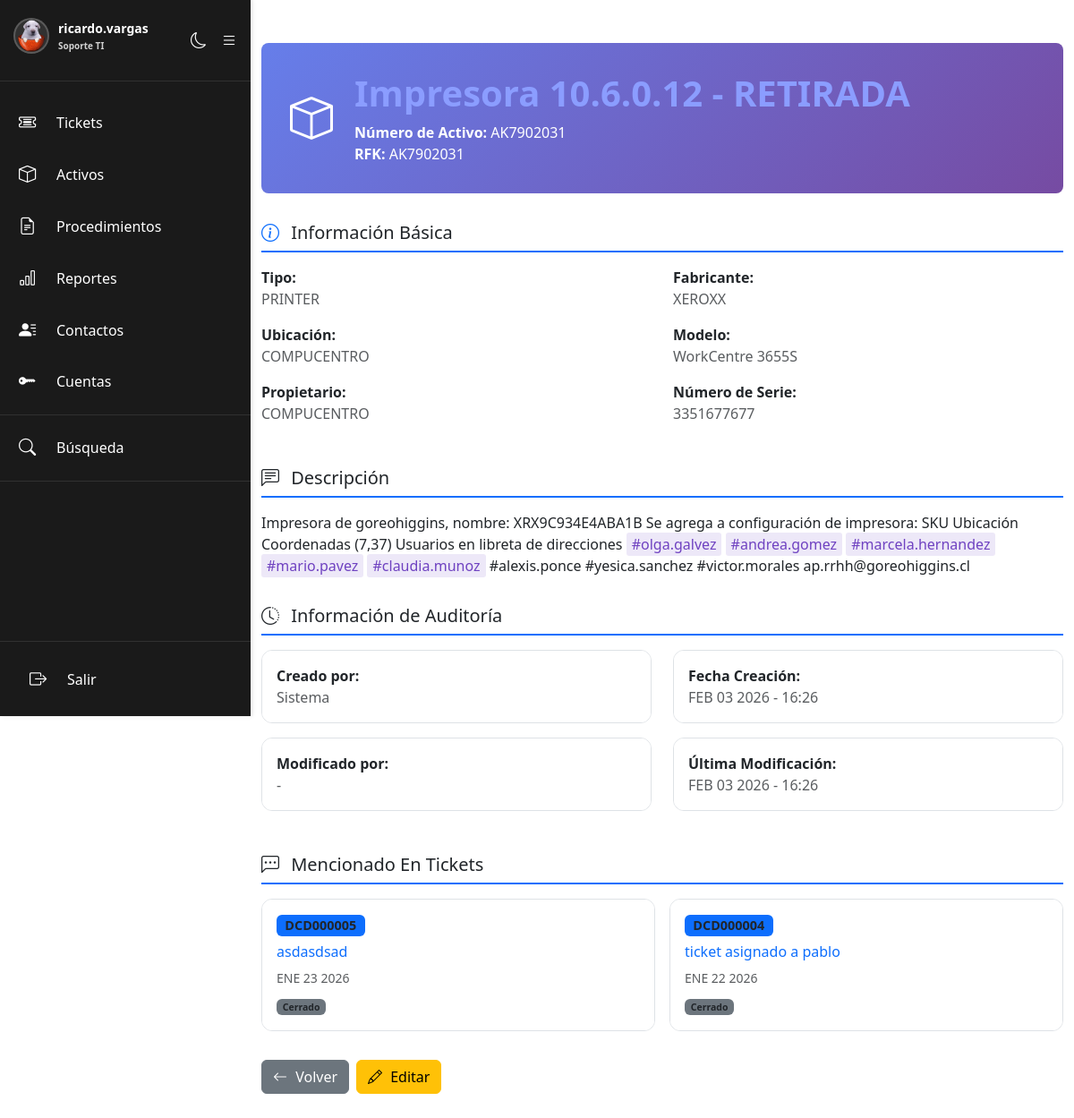
Screenshot of /ver_activo.php?id=1 (signed in) with the database file from the repository.
### tables this page shows
CREATE TABLE `users` (
  `id` int(11) NOT NULL AUTO_INCREMENT,
  `nombre_completo` varchar(255) DEFAULT NULL,
  `username` varchar(50) NOT NULL,
  `password` varchar(255) NOT NULL,
  `foto_perfil` varchar(255) DEFAULT NULL,
  `role` varchar(20) DEFAULT 'viewer',
  `created_at` datetime DEFAULT current_timestamp(),
  `necesita_cambiar_password` tinyint(1) DEFAULT 0,
  `email` varchar(255) DEFAULT NULL,
  `numero_telefono` varchar(20) NOT NULL,
  `dpto_division` varchar(255) DEFAULT NULL,
  PRIMARY KEY (`id`),
  UNIQUE KEY `username` (`username`)
);

CREATE TABLE `activos` (
  `id` int(10) unsigned NOT NULL AUTO_INCREMENT,
  `rfk` varchar(20) NOT NULL,
  `titulo` varchar(255) NOT NULL,
  `usuario_creado_por` varchar(255) DEFAULT NULL,
  `fecha_creacion` timestamp NOT NULL DEFAULT current_timestamp(),
  `usuario_modificado_por` varchar(255) DEFAULT NULL,
  `fecha_ultima_modificacion` timestamp NOT NULL DEFAULT current_timestamp() ON UPDATE current_timestamp(),
  `descripcion` text DEFAULT NULL,
  `propietario` varchar(150) DEFAULT NULL,
  `tipo` varchar(100) DEFAULT NULL,
  `fabricante` varchar(150) DEFAULT NULL,
  `modelo` varchar(150) DEFAULT NULL,
  `serie` varchar(150) DEFAULT NULL,
  `ubicacion` varchar(150) DEFAULT NULL,
  `fallas_activas` text DEFAULT NULL,
  PRIMARY KEY (`id`),
  UNIQUE KEY `uk_rfk` (`rfk`)
);

CREATE TABLE `tickets` (
  `id` int(11) NOT NULL AUTO_INCREMENT,
  `ticket_padre_id` int(11) DEFAULT NULL,
  `ticket_number` varchar(50) NOT NULL,
  `titulo` varchar(255) NOT NULL,
  `descripcion` longtext DEFAULT NULL,
  `estado` varchar(50) DEFAULT 'sin abrir',
  `es_cerrado` tinyint(1) DEFAULT 0,
  `usuario_creador` int(11) DEFAULT NULL,
  `nombre_solicitante` varchar(255) DEFAULT NULL,
  `propietario` int(11) DEFAULT NULL,
  `responsable` int(11) DEFAULT NULL,
  `fecha_creacion` datetime DEFAULT current_timestamp(),
  `fecha_ultima_modificacion` datetime DEFAULT current_timestamp() ON UPDATE current_timestamp(),
  `motivo_cierre` varchar(255) DEFAULT NULL,
  `estado_cancelacion` varchar(255) DEFAULT NULL,
  PRIMARY KEY (`id`),
  UNIQUE KEY `ticket_number` (`ticket_number`),
  KEY `usuario_creador` (`usuario_creador`),
  KEY `propietario` (`propietario`),
  KEY `responsable` (`responsable`),
  KEY `fk_ticket_padre` (`ticket_padre_id`),
  CONSTRAINT `fk_ticket_padre` FOREIGN KEY (`ticket_padre_id`) REFERENCES `tickets` (`id`) ON DELETE CASCADE,
  CONSTRAINT `tickets_ibfk_1` FOREIGN KEY (`usuario_creador`) REFERENCES `users` (`id`),
  CONSTRAINT `tickets_ibfk_2` FOREIGN KEY (`propietario`) REFERENCES `users` (`id`),
  CONSTRAINT `tickets_ibfk_3` FOREIGN KEY (`responsable`) REFERENCES `users` (`id`)
);

### ver_activo.php (the view, shortened to what the rows shown need)
<?php
require_once 'includes/config.php';
$error = "";
$activo = null;
$activo_id = $_GET["id"] ?? "";
try {
    if (is_numeric($activo_id)) {
        $stmt = $conexion->prepare("SELECT * FROM activos WHERE id = ?");
        $stmt->execute([$activo_id]);
    } else {
        $stmt = $conexion->prepare("SELECT * FROM activos WHERE rfk = ?");
        $stmt->execute([$activo_id]);
    }
    $activo = $stmt->fetch(PDO::FETCH_ASSOC);
    $tickets_mencionados = [];
    if ($activo) {
        $stmt_tickets = $conexion->prepare("
            SELECT DISTINCT t.id, t.ticket_number, t.titulo, t.estado, t.es_cerrado, t.fecha_creacion
            FROM tickets t
            JOIN comentarios_tickets c ON t.id = c.ticket_id
            WHERE c.comentario LIKE ?
            ORDER BY t.fecha_creacion DESC
        ");
        $stmt_tickets->execute(['%' . $activo['rfk'] . '%']);
        $tickets_mencionados = $stmt_tickets->fetchAll(PDO::FETCH_ASSOC);
    }
} catch (PDOException $e) {
    $error = "Error al obtener el activo: " . $e->getMessage();
}
?>
<!DOCTYPE html>
<html lang="es" id="htmlRoot">
<head>
    <link href="https://cdn.jsdelivr.net/npm/bootstrap@5.3.8/dist/css/bootstrap.min.css" rel="stylesheet">
    <link rel="stylesheet" href="https://cdn.jsdelivr.net/npm/bootstrap-icons@1.11.3/font/bootstrap-icons.min.css">
    <link href="css/dark-mode.css" rel="stylesheet">
</head>
<body>
    <?php include 'includes/sidebar.php'; ?>
    <div class="container mt-5 mb-5" style="margin-left: auto; margin-right: auto; max-width: 1000px;">
        <?php if (!empty($error)): ?>
            <div class="alert alert-danger alert-dismissible fade show" role="alert">
                <i class="bi bi-exclamation-circle"></i> <?php echo htmlspecialchars($error); ?>
                <button type="button" class="btn-close" data-bs-dismiss="alert"></button>
            </div>
        <?php elseif ($activo): ?>
            <div class="activo-header">
                <div class="row align-items-center">
                    <div class="col-auto">
                        <div style="font-size: 3rem;">
                            <i class="bi bi-box"></i>
                        </div>
                    </div>
                    <div class="col">
                        <h1><?php echo htmlspecialchars($activo["titulo"]); ?></h1>
                        <p class="mb-0">
                            <strong>Número de Activo:</strong> <?php echo htmlspecialchars($activo["rfk"]); ?>
                        </p>
                        <p class="mb-0">
                            <strong>RFK:</strong> <?php echo htmlspecialchars($activo["rfk"]); ?>
                        </p>
                    </div>
                </div>
            </div>
            <div class="info-section">
                <h5><i class="bi bi-info-circle"></i> Información Básica</h5>
                <div class="row">
                    <div class="col-md-6">
                        <div class="mb-3">
                            <strong>Tipo:</strong>
                            <p class="text-muted"><?php echo htmlspecialchars($activo["tipo"] ?? "No especificado"); ?></p>
                        </div>
                        <div class="mb-3">
                            <strong>Ubicación:</strong>
                            <p class="text-muted"><?php echo nl2br(procesarHashtagsContactos(htmlspecialchars($activo["ubicacion"] ?? "No especificada"))); ?></p>
                        </div>
                        <div class="mb-3">
                            <strong>Propietario:</strong>
                            <p class="text-muted"><?php echo htmlspecialchars($activo["propietario"] ?? "No asignado"); ?></p>
                        </div>
                    </div>
                    <div class="col-md-6">
                        <div class="mb-3">
                            <strong>Fabricante:</strong>
                            <p class="text-muted"><?php echo htmlspecialchars($activo["fabricante"] ?? "No especificado"); ?></p>
                        </div>
                        <div class="mb-3">
                            <strong>Modelo:</strong>
                            <p class="text-muted"><?php echo htmlspecialchars($activo["modelo"] ?? "No especificado"); ?></p>
                        </div>
                        <div class="mb-3">
                            <strong>Número de Serie:</strong>
                            <p class="text-muted"><?php echo htmlspecialchars($activo["serie"] ?? "No especificado"); ?></p>
                        </div>
                    </div>
                </div>
            </div>
            <?php if (!empty($activo["descripcion"])): ?>
                <div class="info-section">
                    <h5><i class="bi bi-chat-left-text"></i> Descripción</h5>
                    <p><?php echo nl2br(procesarHashtagsContactos(htmlspecialchars($activo["descripcion"]))); ?></p>
                </div>
            <?php endif; ?>
            <div class="info-section">
                <h5><i class="bi bi-clock-history"></i> Información de Auditoría</h5>
                <div class="row">
                    <div class="col-md-6 mb-3">
                        <div class="card bg-light">
                            <div class="card-body">
                                <strong>Creado por:</strong>
                                <p class="text-muted mb-0"><?php echo htmlspecialchars($activo["usuario_creado_por"] ?? "Sistema"); ?></p>
                            </div>
                        </div>
                    </div>
                    <div class="col-md-6 mb-3">
                        <div class="card bg-light">
                            <div class="card-body">
                                <strong>Fecha Creación:</strong>
                                <p class="text-muted mb-0"><?php echo !empty($activo["fecha_creacion"]) ? formatearFechaHora($activo["fecha_creacion"]) : "-"; ?></p>
                            </div>
                        </div>
                    </div>
                    <div class="col-md-6 mb-3">
                        <div class="card bg-light">
                            <div class="card-body">
                                <strong>Modificado por:</strong>
                                <p class="text-muted mb-0"><?php echo htmlspecialchars($activo["usuario_modificado_por"] ?? "-"); ?></p>
                            </div>
                        </div>
                    </div>
                    <div class="col-md-6 mb-3">
                        <div class="card bg-light">
                            <div class="card-body">
                                <strong>Última Modificación:</strong>
                                <p class="text-muted mb-0"><?php echo !empty($activo["fecha_ultima_modificacion"]) ? formatearFechaHora($activo["fecha_ultima_modificacion"]) : "-"; ?></p>
                            </div>
                        </div>
                    </div>
                </div>
            </div>
            <div class="info-section">
                <h5><i class="bi bi-chat-left-dots"></i> Mencionado En Tickets</h5>
                <?php if (count($tickets_mencionados) > 0): ?>
                    <div class="row g-3">
                        <?php foreach ($tickets_mencionados as $ticket): ?>
                            <div class="col-md-6">
                                <div class="card h-100">
                                    <div class="card-body">
                                        <div class="mb-2">
                                            <a href="ver_ticket.php?id=<?php echo urlencode($ticket['ticket_number']); ?>" class="badge bg-primary text-decoration-none" style="font-size: 0.9rem;">
                                                <?php echo htmlspecialchars($ticket['ticket_number']); ?>
                                            </a>
                                        </div>
                                        <h6 class="card-title">
                                            <a href="ver_ticket.php?id=<?php echo urlencode($ticket['ticket_number']); ?>" class="text-decoration-none">
                                                <?php echo htmlspecialchars(substr($ticket['titulo'], 0, 60)); ?>
                                            </a>
                                        </h6>
                                        <p class="text-muted small mb-2">
                                            <?php echo formatearFecha($ticket['fecha_creacion']); ?>
                                        </p>
                                        <p class="mb-0">
                                            <small>
                                                <?php
                                                $color = $ticket['es_cerrado'] ? 'secondary' : 'success';
                                                $estado = $ticket['es_cerrado'] ? 'Cerrado' : ucfirst($ticket['estado']);
                                                ?>
                                                <span class="badge bg-<?php echo $color; ?>">
                                                    <?php echo htmlspecialchars($estado); ?>
                                                </span>
                                            </small>
                                        </p>
                                    </div>
                                </div>
                            </div>
                        <?php endforeach; ?>
                    </div>
                <?php else: ?>
                    <div class="alert alert-info">
                        <i class="bi bi-info-circle"></i> Este activo no ha sido mencionado en ningún ticket abierto.
                    </div>
                <?php endif; ?>
            </div>
            <div class="d-flex gap-2 mt-4">
                <a href="activos.php" class="btn btn-secondary">
                    <i class="bi bi-arrow-left"></i> Volver
                </a>
                <a href="editar_activo.php?id=<?php echo $activo["id"]; ?>" class="btn btn-warning">
                    <i class="bi bi-pencil"></i> Editar
                </a>
            </div>
        <?php endif; ?>
</body>
</html>

### includes/sidebar.php (shortened to what the rows shown need)
<?php
require_once 'config.php';
?>
<link rel="stylesheet" href="https://cdn.jsdelivr.net/npm/bootstrap-icons@1.11.3/font/bootstrap-icons.min.css">
<aside class="sidebar" id="sidebar">
    <div class="sidebar-header">
        <div class="sidebar-logo">
            <div class="user-info">
                <?php
                $stmt_foto = $conexion->prepare("SELECT foto_perfil FROM users WHERE id = ?");
                $stmt_foto->execute([$_SESSION["user_id"] ?? 0]);
                $foto_data = $stmt_foto->fetch(PDO::FETCH_ASSOC);
                $foto_perfil = $foto_data['foto_perfil'] ?? null;
                ?>
                <?php if (!empty($foto_perfil) && file_exists($foto_perfil)): ?>
                    <a href="perfil_usuario.php?username=<?php echo urlencode($_SESSION['username']); ?>" style="text-decoration: none;">
                        <img src="<?php echo htmlspecialchars($foto_perfil); ?>"
                             alt="<?php echo htmlspecialchars($_SESSION["username"] ?? ""); ?>"
                             class="user-photo"
                             title="Ver perfil">
                    </a>
                <?php endif; ?>
            </div>
        </div>
    </div>
</aside>

### rows the page displays
users: foto_perfil (picture)
activos: titulo "Impresora 10.6.0.12 - RETIRADA", rfk "AK7902031", tipo "PRINTER", ubicacion "COMPUCENTRO", propietario "COMPUCENTRO", fabricante "XEROXX", modelo "WorkCentre 3655S", serie "3351677677", usuario_creado_por "Sistema", fecha_creacion "FEB 03 2026 - 16:26", usuario_modificado_por "-", fecha_ultima_modificacion "FEB 03 2026 - 16:26"
tickets: ticket_number "DCD000005", titulo "asdasdsad", fecha_creacion "ENE 23 2026", es_cerrado "Cerrado"
tickets: ticket_number "DCD000004", titulo "ticket asignado a pablo", fecha_creacion "ENE 22 2026", es_cerrado "Cerrado"

### other values shown
$_SESSION["username"] "ricardo.vargas"
traducirRol($_SESSION["role"] ?? "viewer") "Soporte TI"
$hashtag "olga.galvez andrea.gomez marcela.hernandez mario.pavez claudia.munoz"
